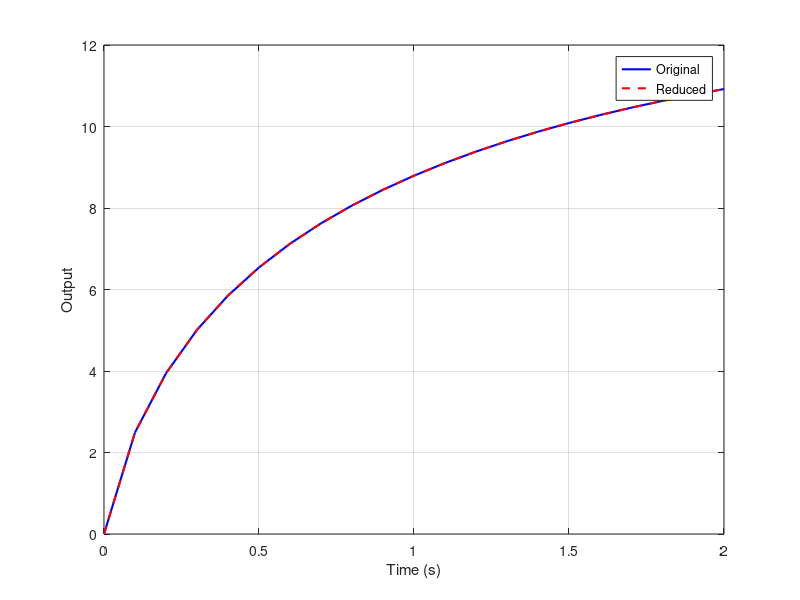
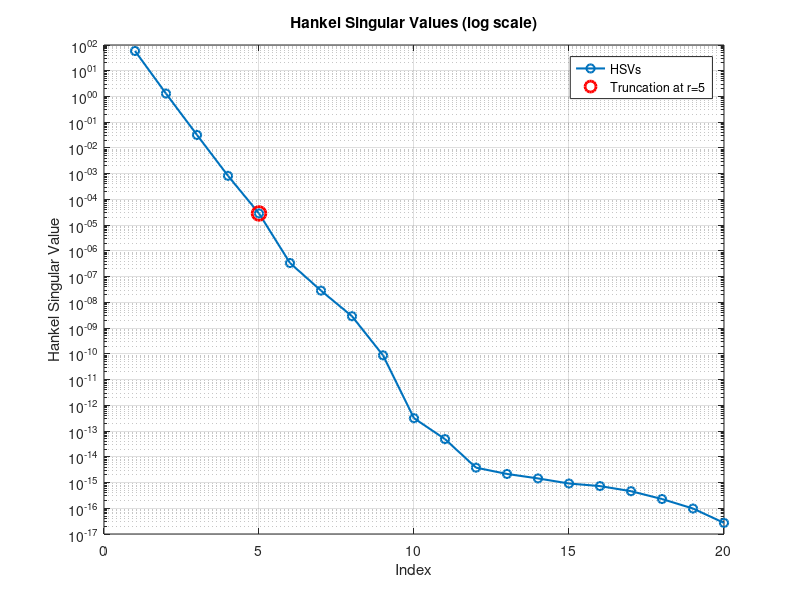
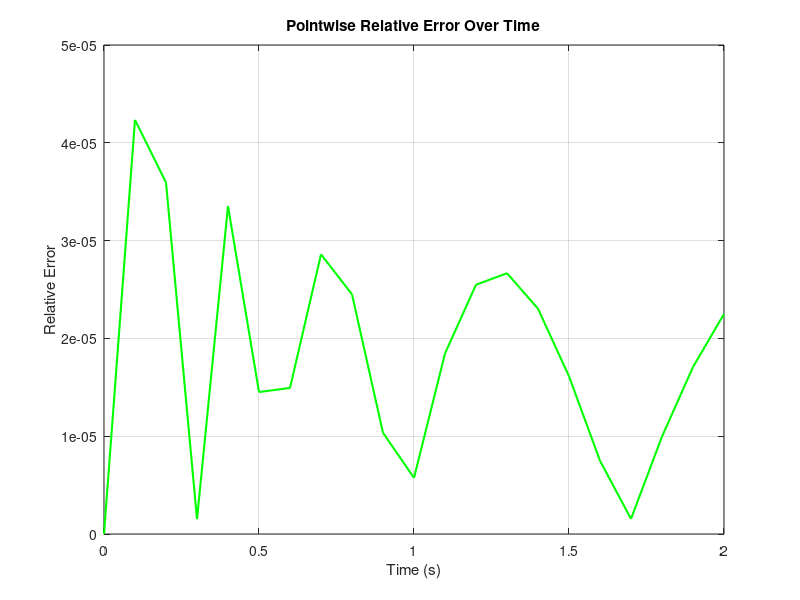

Recreate these plots in MATLAB, in order.
%% Large-scale Balanced Truncation Example (corrected)
clc; 
clear all;
close all;

%% Load System matrices
n = 20; m = 2; p = 1;
rng(1);
A = randn(n); 
A = -A*A' - 0.5*eye(n); 
B = ones(n, m);
C = 2*ones(p, n);

%% Compute Controllability and Observability Gramians
Wc = lyap(A, B*B'); 
Wo = lyap(A', C'*C);

% Compute Hankel Singular Values (Singular Values of sqrt(Wc)*sqrt(Wo))
[U, S, V] = svd(Wc * Wo);
r=5;
% Compute Transformation Matrices
U_r = U(:, 1:r);  
S_r = S(1:r, 1:r);
V_r = V(:, 1:r);
% Balanced transformation
T = (S_r)^(-1/2) * V_r' * Wo;
T_inv = Wc*U_r*(S_r)^(-1/2);

% Reduced System Matrices

Ar =T* A * T_inv;
Br = T*B ;
Cr = C * T_inv;
% D_r = D;  % Remains unchanged

%% Step 6: Compare step responses
sys_full = ss(A,B,C,0);
sys_red = ss(Ar,Br,Cr,0);
t = 0:0.1:2;
u = ones(length(t),1); % Unit step input for channel 1
y_full = lsim(sys_full(1,1), u, t);
y_red = lsim(sys_red(1,1), u, t);

% Step 7: Print Hankel singular values
hsv = diag(S);
% Step 7.1: Hankel singular value comparison (plot)
figure(4);
semilogy(1:length(hsv), hsv, 'o-', 'LineWidth', 1.5, 'MarkerSize', 6);
hold on;
semilogy(r, hsv(r), 'ro', 'MarkerSize', 10, 'LineWidth', 2);
xlabel('Index'); ylabel('Hankel Singular Value');
title('Hankel Singular Values (log scale)');
legend('HSVs', sprintf('Truncation at r=%d', r), 'Location', 'best');
grid on;
% Step 8: Error estimate
error_bound = 2*sum(hsv(r+1:end));
fprintf('Error bound (2*sum of neglected HSVs) = %g\n', error_bound);

% Step 9: Relative error comparison
rel_error_l2 = norm(y_full - y_red) / norm(y_full);
rel_error_max = max(abs(y_full - y_red) ./ abs(y_full + eps)); % Avoid div by zero
fprintf('Relative L2 error: %g\n', rel_error_l2);
fprintf('Maximum relative error: %g\n', rel_error_max);

% Step 10: Plot relative error over time
rel_error_time = abs(y_full - y_red) ./ abs(y_full + eps);
figure(5);
plot(t, rel_error_time, 'g-', 'LineWidth', 1.5);
xlabel('Time (s)'); ylabel('Relative Error');
title('Pointwise Relative Error Over Time');
grid on;

figure(3);
plot(t, y_full, 'b', 'LineWidth', 1.5); hold on;
plot(t, y_red, 'r--', 'LineWidth', 1.5);
xlabel('Time (s)'); ylabel('Output');
% title('Balanced Truncation: Original vs Reduced');
legend('Original','Reduced');
grid on;